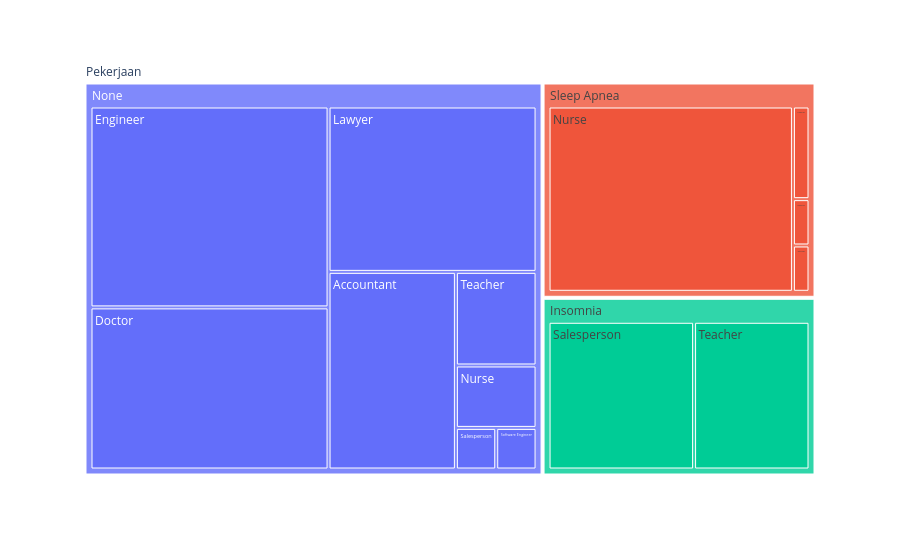

The notebook cell saved with this chart:
### Code cell
fig=px.treemap(df_clean,
               path=[px.Constant('Pekerjaan'), 'Sleep Disorder', 'Occupation'],
               )
fig.show()

### Figure 1 — Plotly figure (JSON) as saved in the notebook; plotly's stock layout.template omitted (floating-point values rounded to 4 significant figures)
{"data": [{"branchvalues": "total", "domain": {"x": [0, 1], "y": [0, 1]}, "hovertemplate": "labels=%{label}<br>count=%{value}<br>parent=%{parent}<br>id=%{id}<extra></extra>", "ids": ["Pekerjaan/None/Accountant", "Pekerjaan/None/Doctor", "Pekerjaan/None/Engineer", "Pekerjaan/Sleep Apnea/Engineer", "Pekerjaan/None/Lawyer", "Pekerjaan/Sleep Apnea/Lawyer", "Pekerjaan/None/Nurse", "Pekerjaan/Sleep Apnea/Nurse", "Pekerjaan/Insomnia/Salesperson", "Pekerjaan/None/Salesperson", "Pekerjaan/None/Software Engineer", "Pekerjaan/Insomnia/Teacher", "Pekerjaan/None/Teacher", "Pekerjaan/Sleep Apnea/Teacher", "Pekerjaan/Insomnia", "Pekerjaan/None", "Pekerjaan/Sleep Apnea", "Pekerjaan"], "labels": ["Accountant", "Doctor", "Engineer", "Engineer", "Lawyer", "Lawyer", "Nurse", "Nurse", "Salesperson", "Salesperson", "Software Engineer", "Teacher", "Teacher", "Teacher", "Insomnia", "None", "Sleep Apnea", "Pekerjaan"], "name": "", "parents": ["Pekerjaan/None", "Pekerjaan/None", "Pekerjaan/None", "Pekerjaan/Sleep Apnea", "Pekerjaan/None", "Pekerjaan/Sleep Apnea", "Pekerjaan/None", "Pekerjaan/Sleep Apnea", "Pekerjaan/Insomnia", "Pekerjaan/None", "Pekerjaan/None", "Pekerjaan/Insomnia", "Pekerjaan/None", "Pekerjaan/Sleep Apnea", "Pekerjaan", "Pekerjaan", "Pekerjaan", ""], "type": "treemap", "values": [30, 46, 57, 1, 41, 2, 6, 59, 29, 2, 2, 23, 9, 1, 52, 193, 63, 308]}], "layout": {"legend": {"tracegroupgap": 0}, "margin": {"t": 60}}}
